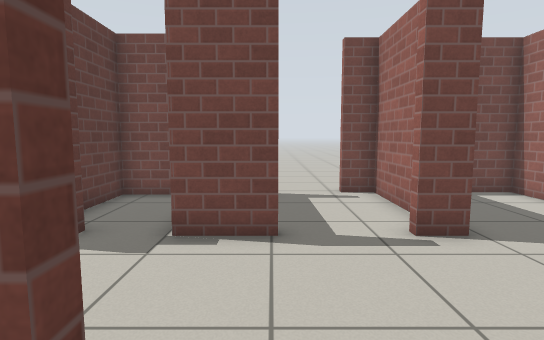
[1] (above)

20 first-person views from a walk through a Gazebo world. The camera is 0.94 m above the floor, tilts 6° down and sees 80° across. The floor is counted in squares, 0.5 m on a side. Each view is taken from the middle of a square. On the plan, view 1 faces up. The plan holds only what a view shows up to about 17 squares ahead; the rest is blank. Gazebo's built-in surfaces are drawn with simple patterns.

[2]
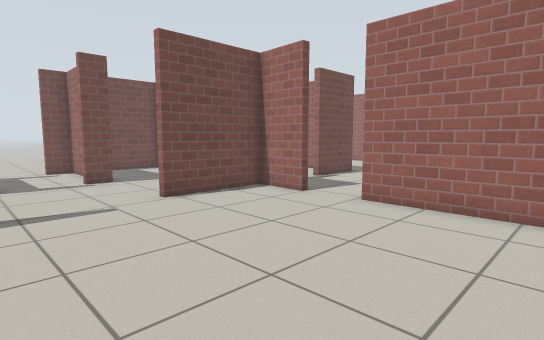

[3]
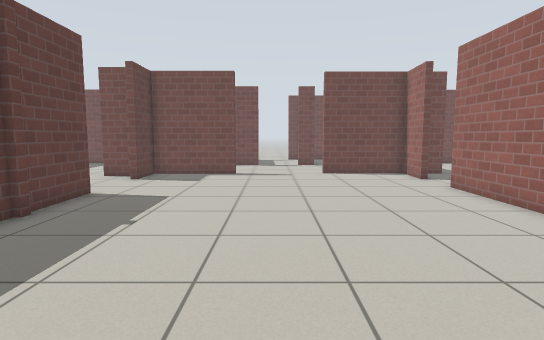

[4]
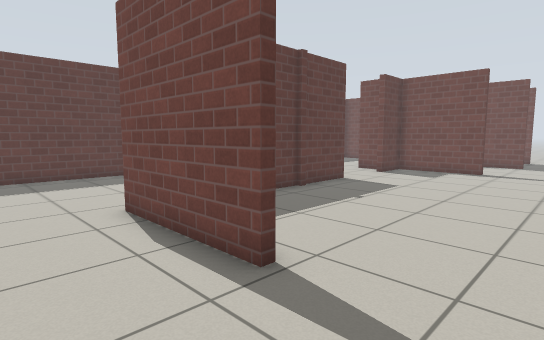

[5]
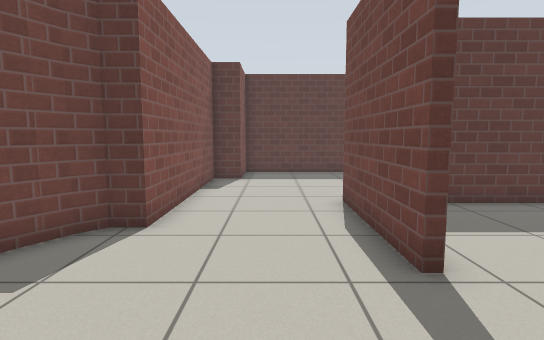

[6]
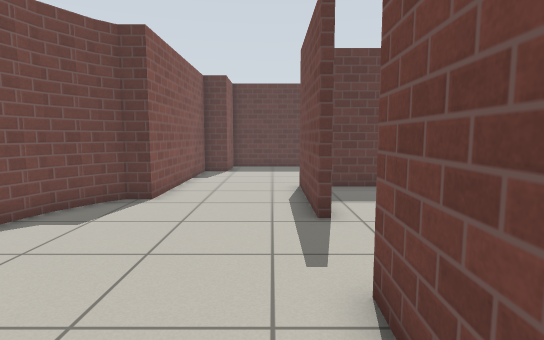

[7]
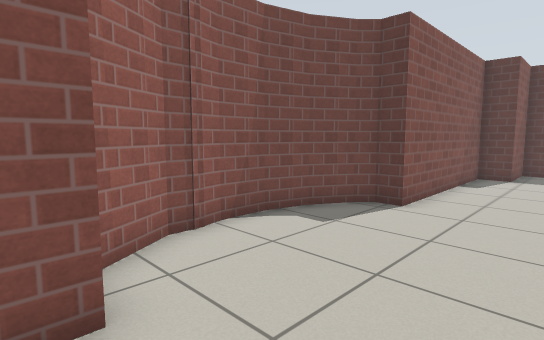

[8]
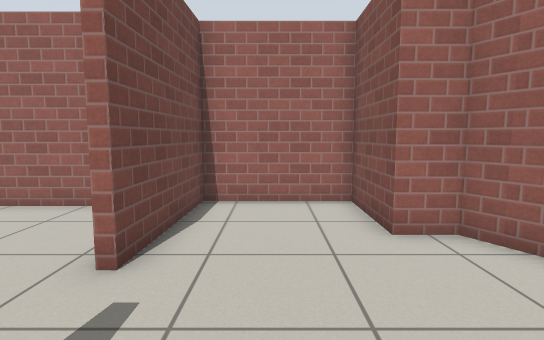

[9]
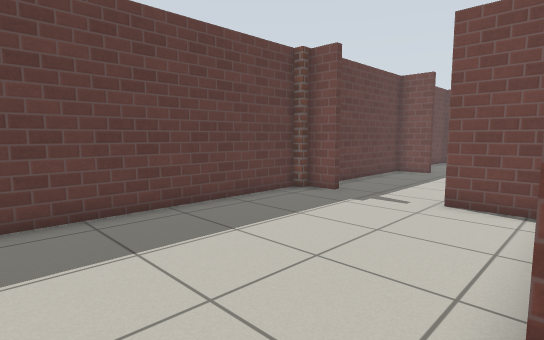

[10]
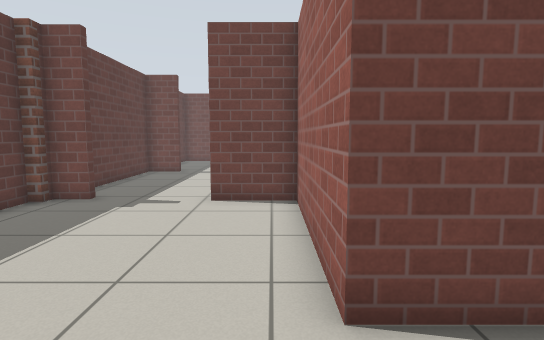

[11]
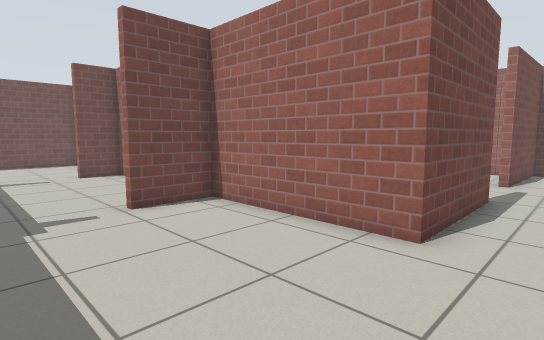

[12]
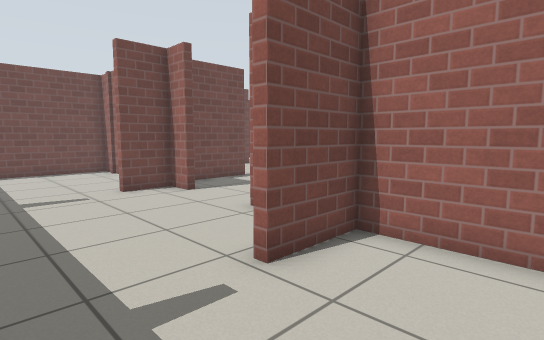

[13]
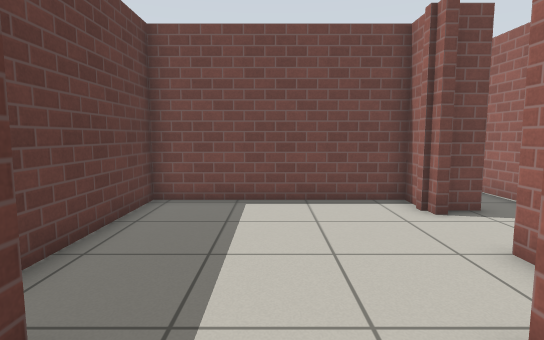

[14]
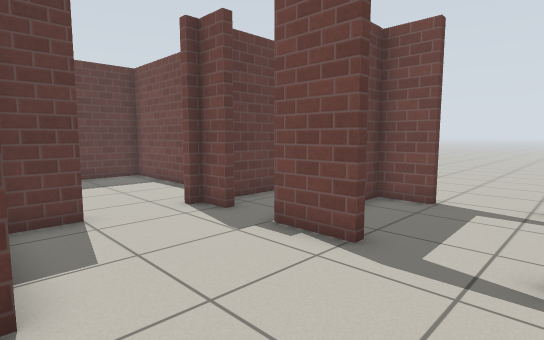

[15]
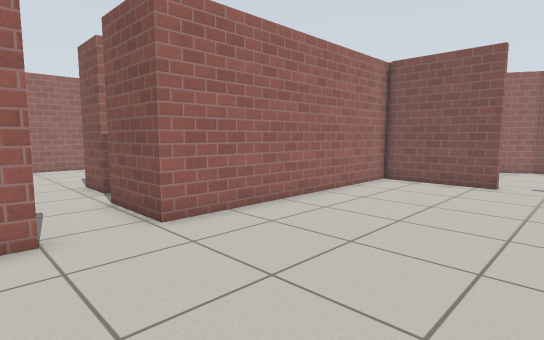

[16]
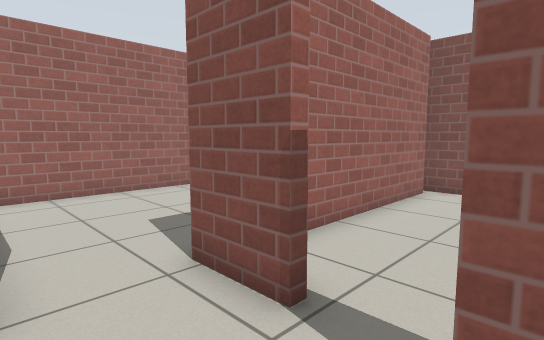

[17]
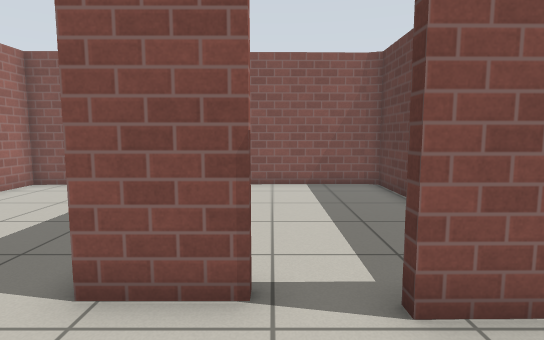

[18]
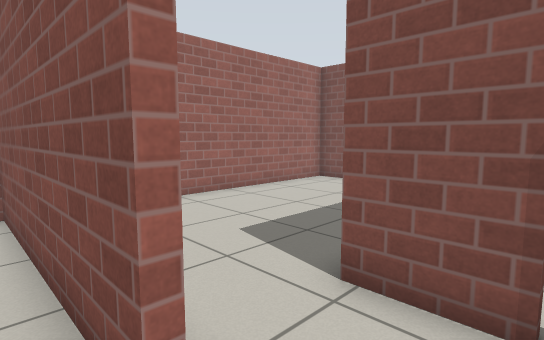

[19]
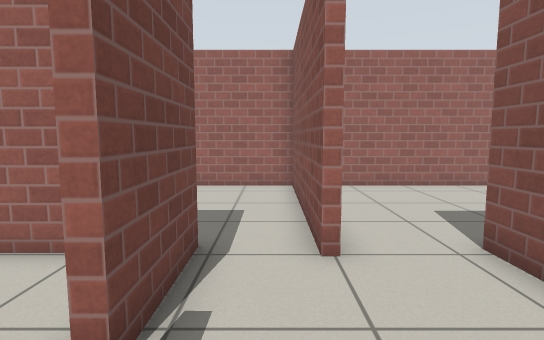

[20]
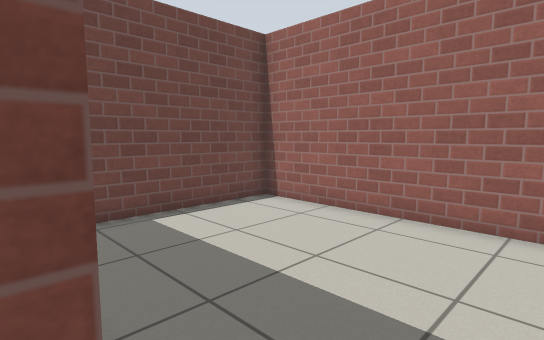

### Floor plan
Points are (right, up) in squares from view 1. A wall is a line through its corners. A room is listed if a view was taken in it or the views show most of it. See-through windows are left out.
Room 1 (views 1, 2, 14, 15)
walls: (-4.8, -7.3) (-4.8, -7.8); (-5, -7.6) (-5, -12.9); (-5, -4.4) (-5, -7.1); (-0.8, 1) (-5, 1) (-5, -1) (-5.3, -1); (3.4, -13.5) (7.6, -13.5) (7.6, -3.2); (7.6, -1) (7.6, 1.3) (3.5, 1.3)
ways out: opening at (1.5, -14) to room 2; opening at (-5, -2.5) to room 3; opening at (8, -2) to room 4; opening at (1.5, 1) to room 8
Room 2 (views 3, 4, 5, 6, 7, 8, 9, 10, 11, 12)
walls: (-0.2, -13.9) (-5.3, -13.9) (-5.3, -7.7) (-7.9, -7.7); (-2.1, -19.8) (-0.8, -20.5); (-1, -20.4) (0.5, -20.8); (0.4, -20.8) (1.9, -20.8); (1.7, -20.8) (2.6, -20.6); (2.3, -20.6) (3.2, -20.6) (5, -19.6) (5, -18.3) (8.2, -18.3) (8.2, -13.9) (3.4, -13.9); (-11.4, -7.5) (-12.5, -7.5) (-12.5, -8); (-12.9, -8) (-12.9, -17.4) (-10.2, -17.4) (-10.2, -18.6) (-2.5, -18.6) (-2.5, -19.4) (-2, -19.8)
ways out: opening at (1.5, -14) to room 1; opening at (-9.5, -6.2) to room 3
Room 3 (view 13)
walls: (-10.9, 0.2) (-12.5, 0.2) (-12.5, -5.6); (-5.3, -1) (-5.3, 0.2) (-7, 0.2)
ways out: opening at (-5, -2.5) to room 1; opening at (-9.5, -6.2) to room 2; opening at (-8.5, 0) to room 7
Room 4 (view 16)
walls: (12.1, -3.5) (14.4, -3.5); (7.9, -9.8) (7.9, -12.4) (8.4, -12.6) (14.2, -12.5); (7.6, -3.2) (10.5, -3.2) (10.5, -3.5); (13.9, -12.1) (13.9, -5.9); (7.9, -1) (7.6, -1)
ways out: opening at (8, -2) to room 1; opening at (11, -1) to room 5; opening at (14, -2.5)
Room 5 (views 17, 18, 19, 20)
walls: (9.6, 1.3) (8.8, 1.3); (14.4, 1.3) (11.4, 1.3)
ways out: opening at (11, -1) to room 4; opening at (14, 0) to room 6
Room 6 (no view inside)
walls: (13.9, -0.8) (21.2, -0.8) (21.2, 7.4) (16.1, 7.4)
ways out: opening at (14, 0) to room 5
Room 7 (no view inside)
walls: (-5.3, 2.5) (-5.3, 3.1); (-5.1, 5.5) (-5.1, 6.1); (-5.1, 7.4) (-12.5, 7.4) (-12.5, 2.2)
ways out: opening at (-8.5, 0) to room 3; opening at (-5, 4.5) to room 9
Room 8 (no view inside)
walls: (0.1, 6.4) (0.1, 6) (-2, 6); (3.8, 6) (2.7, 6) (2.7, 6.4)
ways out: opening at (1.5, 1) to room 1; opening at (-1.5, 3.5) to room 9; opening at (1.5, 6) to room 10; opening at (4, 4)
Room 9 (no view inside)
walls: (-3.6, 6) (-4.8, 6) (-4.8, 5.5); (-1.9, 7.3) (-1.9, 8.9); (-5, 3.1) (-5, 1.6); (-3.2, 10.3) (-4.8, 10.3) (-4.8, 7.1)
ways out: opening at (-5, 4.5) to room 7; opening at (-1.5, 3.5) to room 8
Room 10 (no view inside)
walls: (0, 10.3) (-1.7, 10.3); (3.4, 7.8) (3.4, 10.7) (2.3, 10.7) (2.3, 11.1)
ways out: opening at (1.5, 6) to room 8; opening at (1.5, 10.5)

Positions as (right, up) in squares from view 1, and headings:
1: (0, 0), facing up
2: (-1, -8), facing up-right
3: (1, -15), facing up
4: (3, -17), facing up-left
5: (4, -16), facing left
6: (7, -15), facing left
7: (6, -15), facing down-left
8: (-1, -16), facing right
9: (-5, -17), facing up-left
10: (-6, -17), facing up
11: (-11, -16), facing up-right
12: (-11, -11), facing up-right
13: (-9, -2), facing up
14: (3, 1), facing up-left
15: (1, 0), facing down-right
16: (10, -1), facing down-right
17: (12, 0), facing down
18: (12, 0), facing down-right
19: (9, 0), facing right
20: (14, 0), facing up-right
